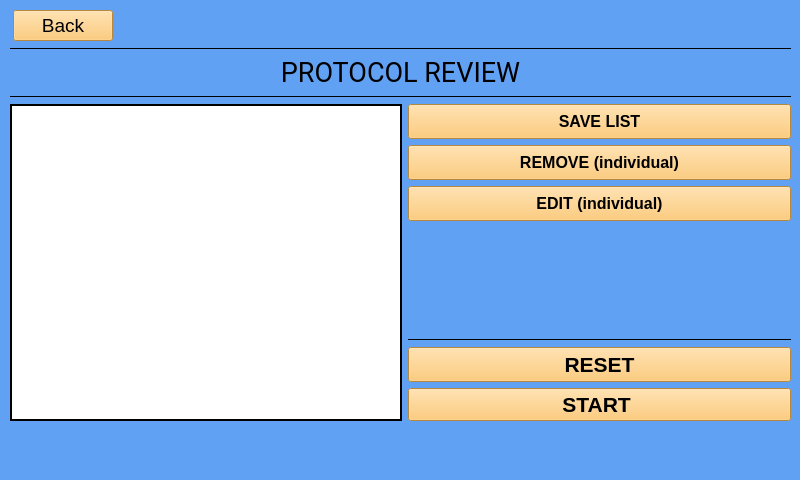
<?xml version="1.0" encoding="UTF-8"?>
<ui version="4.0">
 <class>Form</class>
 <widget class="QWidget" name="Form">
  <property name="geometry">
   <rect>
    <x>0</x>
    <y>0</y>
    <width>800</width>
    <height>480</height>
   </rect>
  </property>
  <property name="minimumSize">
   <size>
    <width>585</width>
    <height>0</height>
   </size>
  </property>
  <property name="maximumSize">
   <size>
    <width>800</width>
    <height>480</height>
   </size>
  </property>
  <property name="windowTitle">
   <string>Form</string>
  </property>
  <property name="styleSheet">
   <string notr="true">background-color: rgb(97, 161, 243);</string>
  </property>
  <widget class="QWidget" name="layoutWidget">
   <property name="geometry">
    <rect>
     <x>10</x>
     <y>10</y>
     <width>781</width>
     <height>411</height>
    </rect>
   </property>
   <layout class="QVBoxLayout" name="verticalLayout_2">
    <item>
     <layout class="QHBoxLayout" name="horizontalLayout_9">
      <item>
       <widget class="QPushButton" name="back_button">
        <property name="sizePolicy">
         <sizepolicy hsizetype="Maximum" vsizetype="Maximum">
          <horstretch>0</horstretch>
          <verstretch>0</verstretch>
         </sizepolicy>
        </property>
        <property name="maximumSize">
         <size>
          <width>100</width>
          <height>35</height>
         </size>
        </property>
        <property name="font">
         <font>
          <pointsize>14</pointsize>
         </font>
        </property>
        <property name="styleSheet">
         <string notr="true">background-color: rgb(255, 191, 88);
</string>
        </property>
        <property name="text">
         <string>Back</string>
        </property>
       </widget>
      </item>
      <item>
       <spacer name="horizontalSpacer_5">
        <property name="orientation">
         <enum>Qt::Horizontal</enum>
        </property>
        <property name="sizeType">
         <enum>QSizePolicy::Maximum</enum>
        </property>
        <property name="sizeHint" stdset="0">
         <size>
          <width>675</width>
          <height>20</height>
         </size>
        </property>
       </spacer>
      </item>
     </layout>
    </item>
    <item>
     <layout class="QVBoxLayout" name="verticalLayout_6">
      <item>
       <widget class="Line" name="line_4">
        <property name="frameShadow">
         <enum>QFrame::Plain</enum>
        </property>
        <property name="orientation">
         <enum>Qt::Horizontal</enum>
        </property>
       </widget>
      </item>
      <item>
       <layout class="QHBoxLayout" name="horizontalLayout_3">
        <item>
         <spacer name="horizontalSpacer_2">
          <property name="orientation">
           <enum>Qt::Horizontal</enum>
          </property>
          <property name="sizeType">
           <enum>QSizePolicy::Maximum</enum>
          </property>
          <property name="sizeHint" stdset="0">
           <size>
            <width>20</width>
            <height>20</height>
           </size>
          </property>
         </spacer>
        </item>
        <item>
         <widget class="QLabel" name="title_label">
          <property name="sizePolicy">
           <sizepolicy hsizetype="Maximum" vsizetype="Maximum">
            <horstretch>0</horstretch>
            <verstretch>0</verstretch>
           </sizepolicy>
          </property>
          <property name="maximumSize">
           <size>
            <width>555</width>
            <height>40</height>
           </size>
          </property>
          <property name="font">
           <font>
            <family>Roboto</family>
            <pointsize>20</pointsize>
            <weight>50</weight>
            <italic>false</italic>
            <bold>false</bold>
           </font>
          </property>
          <property name="styleSheet">
           <string notr="true"/>
          </property>
          <property name="text">
           <string>&lt;html&gt;&lt;head/&gt;&lt;body&gt;&lt;p align=&quot;center&quot;&gt;PROTOCOL REVIEW&lt;/p&gt;&lt;/body&gt;&lt;/html&gt;</string>
          </property>
          <property name="textFormat">
           <enum>Qt::AutoText</enum>
          </property>
         </widget>
        </item>
        <item>
         <spacer name="horizontalSpacer">
          <property name="orientation">
           <enum>Qt::Horizontal</enum>
          </property>
          <property name="sizeType">
           <enum>QSizePolicy::Maximum</enum>
          </property>
          <property name="sizeHint" stdset="0">
           <size>
            <width>20</width>
            <height>20</height>
           </size>
          </property>
         </spacer>
        </item>
       </layout>
      </item>
      <item>
       <widget class="Line" name="line_5">
        <property name="frameShadow">
         <enum>QFrame::Plain</enum>
        </property>
        <property name="orientation">
         <enum>Qt::Horizontal</enum>
        </property>
       </widget>
      </item>
     </layout>
    </item>
    <item>
     <layout class="QHBoxLayout" name="horizontalLayout">
      <item>
       <widget class="QTreeWidget" name="protocol_tree">
        <property name="sizePolicy">
         <sizepolicy hsizetype="Maximum" vsizetype="Maximum">
          <horstretch>0</horstretch>
          <verstretch>0</verstretch>
         </sizepolicy>
        </property>
        <property name="maximumSize">
         <size>
          <width>500</width>
          <height>330</height>
         </size>
        </property>
        <property name="font">
         <font>
          <family>Roboto</family>
          <pointsize>12</pointsize>
         </font>
        </property>
        <property name="styleSheet">
         <string notr="true">background-color: rgb(255,255,255);</string>
        </property>
        <property name="frameShape">
         <enum>QFrame::Box</enum>
        </property>
        <property name="frameShadow">
         <enum>QFrame::Plain</enum>
        </property>
        <property name="lineWidth">
         <number>2</number>
        </property>
        <property name="sizeAdjustPolicy">
         <enum>QAbstractScrollArea::AdjustToContents</enum>
        </property>
        <property name="headerHidden">
         <bool>true</bool>
        </property>
        <attribute name="headerVisible">
         <bool>false</bool>
        </attribute>
        <column>
         <property name="text">
          <string/>
         </property>
        </column>
       </widget>
      </item>
      <item>
       <layout class="QVBoxLayout" name="verticalLayout">
        <property name="sizeConstraint">
         <enum>QLayout::SetMaximumSize</enum>
        </property>
        <item>
         <widget class="QPushButton" name="save_button">
          <property name="sizePolicy">
           <sizepolicy hsizetype="Minimum" vsizetype="Maximum">
            <horstretch>0</horstretch>
            <verstretch>0</verstretch>
           </sizepolicy>
          </property>
          <property name="minimumSize">
           <size>
            <width>0</width>
            <height>35</height>
           </size>
          </property>
          <property name="maximumSize">
           <size>
            <width>16777215</width>
            <height>50</height>
           </size>
          </property>
          <property name="font">
           <font>
            <pointsize>12</pointsize>
            <weight>75</weight>
            <bold>true</bold>
           </font>
          </property>
          <property name="styleSheet">
           <string notr="true">background-color: rgb(255, 191, 88);
</string>
          </property>
          <property name="text">
           <string>SAVE LIST</string>
          </property>
         </widget>
        </item>
        <item>
         <widget class="QPushButton" name="load_button">
          <property name="sizePolicy">
           <sizepolicy hsizetype="Minimum" vsizetype="Maximum">
            <horstretch>0</horstretch>
            <verstretch>0</verstretch>
           </sizepolicy>
          </property>
          <property name="minimumSize">
           <size>
            <width>0</width>
            <height>35</height>
           </size>
          </property>
          <property name="maximumSize">
           <size>
            <width>16777215</width>
            <height>50</height>
           </size>
          </property>
          <property name="font">
           <font>
            <pointsize>12</pointsize>
            <weight>75</weight>
            <bold>true</bold>
           </font>
          </property>
          <property name="styleSheet">
           <string notr="true">background-color: rgb(255, 191, 88);
</string>
          </property>
          <property name="text">
           <string>REMOVE (individual)</string>
          </property>
         </widget>
        </item>
        <item>
         <widget class="QPushButton" name="edit_button">
          <property name="sizePolicy">
           <sizepolicy hsizetype="Minimum" vsizetype="Maximum">
            <horstretch>0</horstretch>
            <verstretch>0</verstretch>
           </sizepolicy>
          </property>
          <property name="minimumSize">
           <size>
            <width>0</width>
            <height>35</height>
           </size>
          </property>
          <property name="maximumSize">
           <size>
            <width>16777215</width>
            <height>50</height>
           </size>
          </property>
          <property name="font">
           <font>
            <pointsize>12</pointsize>
            <weight>75</weight>
            <bold>true</bold>
           </font>
          </property>
          <property name="styleSheet">
           <string notr="true">background-color: rgb(255, 191, 88);
</string>
          </property>
          <property name="text">
           <string>EDIT (individual)</string>
          </property>
         </widget>
        </item>
        <item>
         <spacer name="verticalSpacer">
          <property name="orientation">
           <enum>Qt::Vertical</enum>
          </property>
          <property name="sizeType">
           <enum>QSizePolicy::Expanding</enum>
          </property>
          <property name="sizeHint" stdset="0">
           <size>
            <width>20</width>
            <height>30</height>
           </size>
          </property>
         </spacer>
        </item>
        <item>
         <widget class="Line" name="line">
          <property name="frameShadow">
           <enum>QFrame::Plain</enum>
          </property>
          <property name="orientation">
           <enum>Qt::Horizontal</enum>
          </property>
         </widget>
        </item>
        <item>
         <widget class="QPushButton" name="reset_button">
          <property name="sizePolicy">
           <sizepolicy hsizetype="Minimum" vsizetype="Maximum">
            <horstretch>0</horstretch>
            <verstretch>0</verstretch>
           </sizepolicy>
          </property>
          <property name="minimumSize">
           <size>
            <width>0</width>
            <height>35</height>
           </size>
          </property>
          <property name="maximumSize">
           <size>
            <width>16777215</width>
            <height>50</height>
           </size>
          </property>
          <property name="font">
           <font>
            <pointsize>16</pointsize>
            <weight>75</weight>
            <bold>true</bold>
           </font>
          </property>
          <property name="styleSheet">
           <string notr="true">background-color: rgb(255, 191, 88);
</string>
          </property>
          <property name="text">
           <string>RESET</string>
          </property>
         </widget>
        </item>
        <item>
         <layout class="QHBoxLayout" name="horizontalLayout_2"/>
        </item>
        <item>
         <widget class="QPushButton" name="start_button">
          <property name="sizePolicy">
           <sizepolicy hsizetype="Maximum" vsizetype="Maximum">
            <horstretch>0</horstretch>
            <verstretch>0</verstretch>
           </sizepolicy>
          </property>
          <property name="maximumSize">
           <size>
            <width>383</width>
            <height>50</height>
           </size>
          </property>
          <property name="font">
           <font>
            <pointsize>16</pointsize>
            <weight>75</weight>
            <bold>true</bold>
           </font>
          </property>
          <property name="styleSheet">
           <string notr="true">background-color: rgb(255, 191, 88);


</string>
          </property>
          <property name="text">
           <string>START </string>
          </property>
         </widget>
        </item>
       </layout>
      </item>
     </layout>
    </item>
   </layout>
  </widget>
 </widget>
 <resources/>
 <connections/>
</ui>
